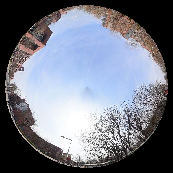
#> input picture img_fisheye/fisheye.png, 173 x 173 px, found by its file name; its folder holds only this picture in this run
$ python auto_calculate_all_fisheye.py img_fisheye
#> lines starting #> are read from the running program, lines starting #| are printed output that depends on the picture; long printed decimals are rounded
# -*- coding: utf-8 -*-
"""
@Project: BMapSVF_Server
@Author: xuhy xuhaiyangw@163.com
@Date: 2023/3/9 21:43
@LastEditors: xuhy xuhaiyangw@163.com
@FilePath: auto_calculate_all_fisheye.py
@Description:
"""
import cv2
import os
import math
import sys

# Divide the picture into circles
if len(sys.argv) == 2:
    filepath = sys.argv[1]
    files = os.listdir(filepath)
    x0 = 86  # Center x coordinates
    y0 = 86  # Center y coordinates
    f = open(filepath[:-7] + 'result.txt', 'w')

    # Start processing pictures
    for inputimg in files:
        r = 82
        fisheye_img = cv2.imread(filepath + '\\' + inputimg)
#> fisheye_img is the input picture: shape (173, 173, 3); mean B, G, R 132, 119.9, 115.9
        svf = 0.00  # Sky proportion, default
        for index in range(1, 28):
            circled_img = cv2.imread(filepath + '\\' + inputimg)
            cv2.circle(circled_img, (86, 86), r, [0, 255, 255])
            cv2.circle(circled_img, (86, 86), r - 1, [0, 255, 255])
            cv2.circle(circled_img, (86, 86), r - 2, [0, 255, 255])
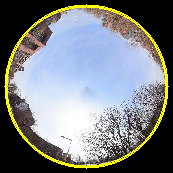
#> circled_img: shape (173, 173, 3); mean B, G, R 128.9, 128.2, 123.8
            circle_points = []
            sky_points = []
            tree_points = []
            for i in range(0, 173):
                for j in range(0, 173):
                    if circled_img[i][j][0] == 0 and circled_img[i][j][1] == 255 and circled_img[i][j][2] == 255:
                        circle_points.append([i, j])
            # Calculate the sky proportion
            for point in circle_points:
                x = point[0]
                y = point[1]
                if fisheye_img[x][y][0] in range(190, 256) and fisheye_img[x][y][1] in range(190, 256) and \
                        fisheye_img[x][y][2] in range(190, 256):
                    # fisheye_img[x][y] =[0,255,255]
                    sky_points.append(point)
#> after the loop, sky_points = [[24, 34], [26, 32], [28, 30], [57, 12], [80, 165], [81, 165], [82, 165], [84, 167], [105, 7], [107, 8], [110, 9], [111, 9], [117, 11], [130, 18], [160, 56], [166, 79]]

            print('Total pixel', len(circle_points), '个')
            sky = len(sky_points) / len(circle_points)
#> sky = 0.0117
            print('Sky pixel', len(sky_points), 'proportion:', sky)
#| Sky pixel 16 proportion: 0.0117
            svf = svf + math.sin(math.pi * (2 * index - 1) / 54) * sky
#> svf = 0.00068

            r = r - 3
        svf = (math.pi / 54) * svf
#> svf = 0.424
        print(inputimg + 'Complete the calculation')
        print(svf)
#| 0.424

    f.close()
